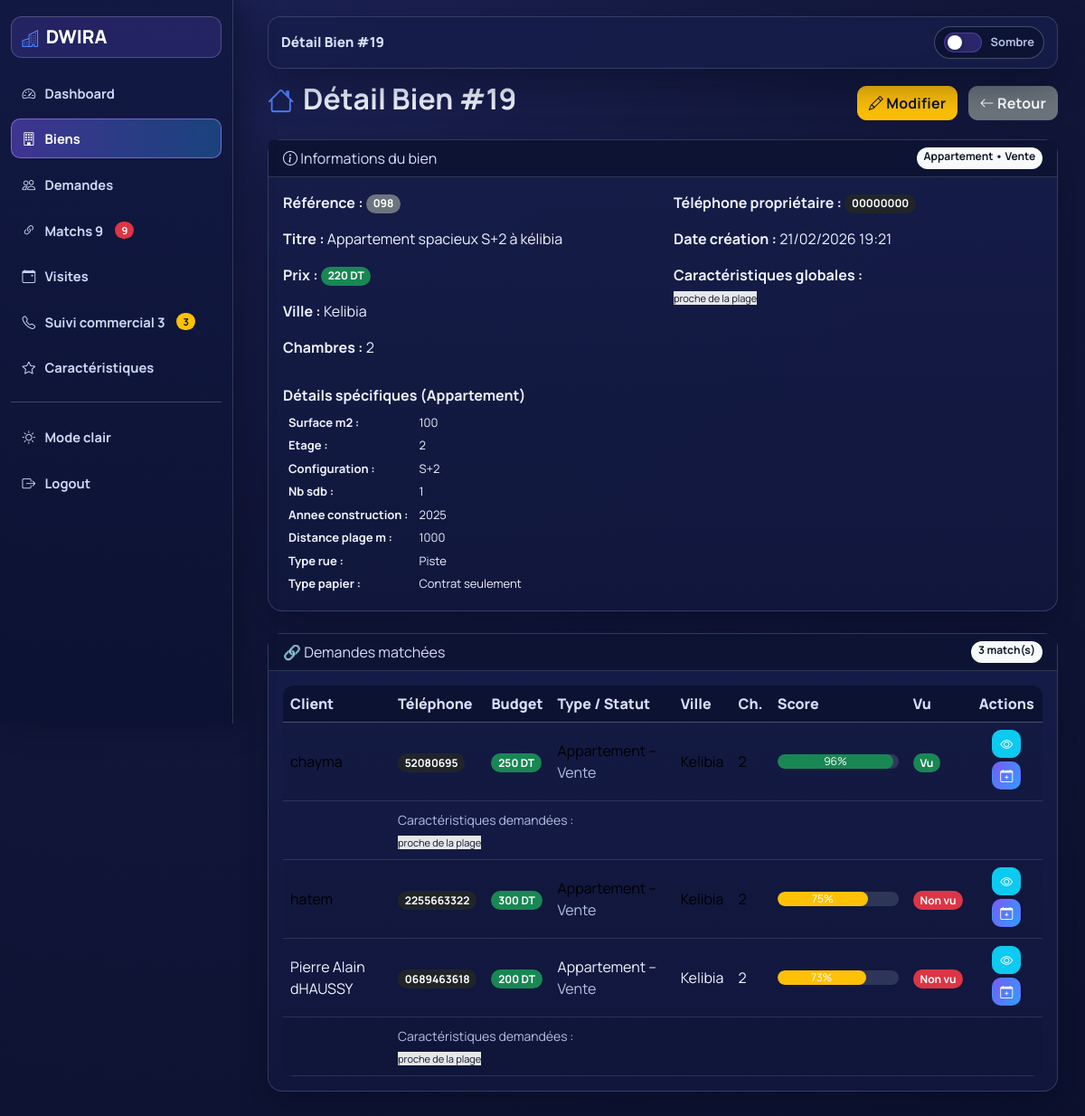
/Dwira/admin/biens/view.php?id=19 (signed in), run on the app's committed database.
### tables this page shows
CREATE TABLE `biens` (
  `id` int(11) NOT NULL,
  `reference` varchar(20) NOT NULL,
  `titre` varchar(255) NOT NULL,
  `telephone_proprietaire` varchar(30) DEFAULT NULL,
  `description` text DEFAULT NULL,
  `prix` decimal(12,2) NOT NULL,
  `type` varchar(50) NOT NULL,
  `statut` varchar(50) NOT NULL,
  `ville` varchar(100) NOT NULL,
  `zone` varchar(100) DEFAULT NULL,
  `chambres` int(11) DEFAULT 0,
  `surface` decimal(8,2) DEFAULT NULL,
  `vue_mer` tinyint(4) DEFAULT 0,
  `parking` tinyint(4) DEFAULT 0,
  `image` varchar(255) DEFAULT NULL,
  `disponible` tinyint(4) DEFAULT 1,
  `created_at` timestamp NOT NULL DEFAULT current_timestamp(),
  `caracteristiques` text DEFAULT NULL,
  `details` text DEFAULT NULL
);

CREATE TABLE `matches` (
  `id` int(11) NOT NULL,
  `bien_id` int(11) NOT NULL,
  `demande_id` int(11) NOT NULL,
  `score` int(11) DEFAULT 0,
  `vu` tinyint(4) DEFAULT 0,
  `statut` varchar(50) DEFAULT 'nouveau',
  `interet_client` tinyint(3) UNSIGNED DEFAULT NULL,
  `decision_client` varchar(50) DEFAULT NULL,
  `commentaire_client` text DEFAULT NULL,
  `prochain_suivi_at` datetime DEFAULT NULL,
  `resultat_final` varchar(50) DEFAULT NULL,
  `created_at` timestamp NOT NULL DEFAULT current_timestamp()
);

CREATE TABLE `clients_demandes` (
  `id` int(11) NOT NULL,
  `nom` varchar(100) NOT NULL,
  `telephone` varchar(30) NOT NULL,
  `budget_max` decimal(12,2) NOT NULL,
  `type_bien` varchar(50) NOT NULL,
  `statut` varchar(50) NOT NULL,
  `ville` varchar(100) NOT NULL,
  `zone` varchar(100) DEFAULT NULL,
  `chambres_min` int(11) DEFAULT 0,
  `caracteristiques` text DEFAULT NULL,
  `details` longtext DEFAULT NULL CHECK (json_valid(`details`)),
  `surface_min` decimal(8,2) DEFAULT NULL,
  `vue_mer` tinyint(4) DEFAULT 0,
  `parking` tinyint(4) DEFAULT 0,
  `active` tinyint(4) DEFAULT 1,
  `created_at` timestamp NOT NULL DEFAULT current_timestamp()
);

### Dwira/admin/biens/view.php (the view, shortened to what this page needs)
<?php
require_once "../../config/db.php";
$id = (int)$_GET['id'];
$stmt = $pdo->prepare("SELECT * FROM biens WHERE id = ?");
$stmt->execute([$id]);
$bien = $stmt->fetch(PDO::FETCH_ASSOC);
$bienCaracs = json_decode($bien['caracteristiques'] ?? "[]", true);
$details = json_decode($bien['details'] ?? "{}", true);
$totalMatchesNonVus = (int)$pdo->query("SELECT COUNT(*) FROM matches WHERE vu = 0")->fetchColumn();
$totalMatchesToFollow = (int)$pdo->query("
    SELECT COUNT(*)
    FROM matches
    WHERE resultat_final IS NULL
      AND prochain_suivi_at <= NOW()
      AND prochain_suivi_at IS NOT NULL
")->fetchColumn();
$stmt = $pdo->prepare("
    SELECT
        m.id AS match_id,
        m.score,
        m.vu,
        m.created_at,
        d.id AS demande_id,
        d.nom,
        d.telephone,
        d.budget_max,
        d.type_bien,
        d.ville,
        d.chambres_min,
        d.statut,
        d.caracteristiques
    FROM matches m
    JOIN clients_demandes d ON m.demande_id = d.id
    WHERE m.bien_id = ?
    ORDER BY m.score DESC, m.created_at DESC
");
$stmt->execute([$id]);
$matches = $stmt->fetchAll(PDO::FETCH_ASSOC);
?>
<!DOCTYPE html>
<html lang="fr">
<head>
    <link href="https://cdn.jsdelivr.net/npm/bootstrap@5.3.2/dist/css/bootstrap.min.css" rel="stylesheet">
    <link href="https://cdn.jsdelivr.net/npm/bootstrap-icons@1.11.1/font/bootstrap-icons.css" rel="stylesheet">
<link rel='stylesheet' href='/Dwira/assets/css/admin-unified.css?v=202602248'>
</head>
<body>
<div class="sidebar">
    <h3>🏠 DWIRA</h3>
    <a href="../dashboard.php"><i class="bi bi-speedometer2"></i> Dashboard</a>
    <a href="list.php"><i class="bi bi-building"></i> Biens</a>
    <a href="../demandes/list.php"><i class="bi bi-person-lines-fill"></i> Demandes</a>
    <a href="../matches/list.php">
        <i class="bi bi-link-45deg"></i> Matchs
        <?php if ($totalMatchesNonVus > 0): ?>
            <span class="badge bg-danger ms-1"><?= $totalMatchesNonVus ?></span>
        <?php endif; ?>
    </a>
    <a href="../visites/list.php"><i class="bi bi-calendar-event"></i> Visites</a>
    <a href="../suivi_commercial/list.php">
        <i class="bi bi-telephone-outbound"></i> Suivi commercial
        <?php if ($totalMatchesToFollow > 0): ?>
            <span class="badge bg-warning text-dark ms-1"><?= $totalMatchesToFollow ?></span>
        <?php endif; ?>
    </a>
    <a href="../caracteristiques/list.php"><i class="bi bi-star"></i> Caractéristiques</a>
    <hr class="text-secondary">
    <a href="../logout.php"><i class="bi bi-door-closed"></i> Logout</a>
</div>
<div class="main">
    <div class="d-flex justify-content-between align-items-center mb-3 flex-wrap">
        <h2 class="fw-bold">🏠 Détail Bien #<?= $bien['id'] ?></h2>
        <div>
            <a href="edit.php?id=<?= $bien['id'] ?>" class="btn btn-warning me-2">
                <i class="bi bi-pencil"></i> Modifier
            </a>
            <a href="list.php" class="btn btn-secondary">
                <i class="bi bi-arrow-left"></i> Retour
            </a>
        </div>
    </div>
    <div class="card mb-4">
        <div class="card-header bg-primary text-white d-flex justify-content-between">
            <span><i class="bi bi-info-circle"></i> Informations du bien</span>
            <span class="badge bg-light text-dark">
                <?= htmlspecialchars($bien['type']) ?> • <?= htmlspecialchars($bien['statut']) ?>
            </span>
        </div>
        <div class="card-body row">
            <div class="col-md-6">
                <p><strong>Référence :</strong>
                    <span class="badge bg-secondary"><?= htmlspecialchars($bien['reference']) ?></span>
                </p>
                <p><strong>Titre :</strong> <?= htmlspecialchars($bien['titre']) ?></p>
                <p><strong>Prix :</strong>
                    <span class="badge bg-success"><?= number_format($bien['prix']) ?> DT</span>
                </p>
                <p><strong>Ville :</strong> <?= htmlspecialchars($bien['ville']) ?></p>
                <p><strong>Chambres :</strong> <?= (int)$bien['chambres'] ?></p>
            </div>
            <div class="col-md-6">
                <p><strong>Téléphone propriétaire :</strong>
                    <span class="badge bg-dark"><?= htmlspecialchars($bien['telephone_proprietaire'] ?? '') ?></span>
                </p>
                <p><strong>Date création :</strong>
                    <?= isset($bien['created_at']) ? date("d/m/Y H:i", strtotime($bien['created_at'])) : '-' ?>
                </p>
                <p><strong>Caractéristiques globales :</strong><br>
                    <?php if(count($bienCaracs)): ?>
                        <?php foreach($bienCaracs as $c): ?>
                            <span class="badge-carac"><?= htmlspecialchars($c) ?></span>
                        <?php endforeach; ?>
                    <?php else: ?>
                        <span class="text-muted">Aucune caractéristique.</span>
                    <?php endif; ?>
                </p>
            </div>
            <?php if(!empty($details)): ?>
                <div class="col-12 mt-3">
                    <h6 class="fw-bold">Détails spécifiques (<?= htmlspecialchars($bien['type']) ?>)</h6>
                    <table class="details-table">
                        <tbody>
                        <?php foreach($details as $k => $v): ?>
                            <tr>
                                <td><strong><?= htmlspecialchars(str_replace('_',' ', ucfirst($k))) ?> :</strong></td>
                                <td><?= htmlspecialchars($v) ?></td>
                            </tr>
                        <?php endforeach; ?>
                        </tbody>
                    </table>
                </div>
            <?php endif; ?>
        </div>
    </div>
    <div class="card" id="matches">
        <div class="card-header bg-dark text-white d-flex justify-content-between">
            <span>🔗 Demandes matchées</span>
            <span class="badge bg-light text-dark"><?= count($matches) ?> match(s)</span>
        </div>
        <div class="card-body">
            <?php if(!count($matches)): ?>
                <div class="alert alert-info">Aucun match pour ce bien pour l’instant.</div>
            <?php else: ?>
            <div class="table-responsive">
                <table class="table align-middle table-striped">
                    <thead class="table-dark">
                        <tr>
                            <th>Client</th>
                            <th>Téléphone</th>
                            <th>Budget</th>
                            <th>Type / Statut</th>
                            <th>Ville</th>
                            <th>Ch.</th>
                            <th>Score</th>
                            <th>Vu</th>
                            <th class="text-center">Actions</th>
                        </tr>
                    </thead>
                    <tbody>
                    <?php foreach($matches as $m): ?>
                        <?php
                            $demCaracs = json_decode($m['caracteristiques'], true);
                        ?>
                        <tr>
                            <td><?= htmlspecialchars($m['nom']) ?></td>
                            <td><span class="badge bg-dark"><?= htmlspecialchars($m['telephone']) ?></span></td>
                            <td>
                                <span class="badge bg-success"><?= number_format($m['budget_max']) ?> DT</span>
                            </td>
                            <td><?= htmlspecialchars($m['type_bien']) ?> – <span class="text-muted"><?= $m['statut'] ?></span></td>
                            <td><?= htmlspecialchars($m['ville']) ?></td>
                            <td><?= (int)$m['chambres_min'] ?></td>
                            <td style="width:150px;">
                                <div class="progress">
                                    <div
                                        class="progress-bar
                                            <?= $m['score'] >= 80 ? 'bg-success' : ($m['score'] >= 60 ? 'bg-warning' : 'bg-danger') ?>"
                                        style="width: <?= $m['score'] ?>%">
                                        <?= $m['score'] ?>%
                                    </div>
                                </div>
                            </td>
                            <td>
                                <?= $m['vu']
                                    ? "<span class='badge bg-success'>Vu</span>"
                                    : "<span class='badge bg-danger'>Non vu</span>" ?>
                            </td>
                            <td class="text-center">
                                <a href="../matches/view.php?id=<?= $m['match_id'] ?>"
                                   class="btn btn-sm btn-info mb-1">
                                    <i class="bi bi-eye"></i>
                                </a>
                                <a href="../visites/add.php?bien_id=<?= $bien['id'] ?>&demande_id=<?= $m['demande_id'] ?>&match_id=<?= $m['match_id'] ?>"
                                   class="btn btn-sm btn-primary mb-1">
                                    <i class="bi bi-calendar-plus"></i>
                                </a>
                            </td>
                        </tr>
                        <?php if(count($demCaracs)): ?>
                            <tr>
                                <td></td>
                                <td colspan="8">
                                    <small class="text-muted">Caractéristiques demandées :</small><br>
                                    <?php foreach($demCaracs as $c): ?>
                                        <span class="badge-carac"><?= htmlspecialchars($c) ?></span>
                                    <?php endforeach; ?>
                                </td>
                            </tr>
                        <?php endif; ?>
                    <?php endforeach; ?>
                    </tbody>
                </table>
            </div>
            <?php endif; ?>
        </div>
    </div>
</div>
</body>
</html>

### Dwira/admin/biens/view.php (style rules this page uses)
body { background:#f1f4f9; font-family:Arial,sans-serif; }
.sidebar { width: 250px; height: 100vh; background:#111827; color:white; padding:20px; position:fixed; top:0; left:0; }
.sidebar h3 { font-size:22px; margin-bottom:25px; }
.sidebar a { display:block; padding:8px 10px; color:#cbd5e1; text-decoration:none; border-radius:6px; margin-bottom:8px; transition:0.25s; }
.main { margin-left:260px; padding:20px 20px 40px; }
.card { border-radius:14px; box-shadow:0 4px 12px rgba(0,0,0,0.06); }
.badge-carac { background:#e5e7eb; color:#111827; font-size:11px; margin-right:4px; }
.details-table td { padding:3px 6px; font-size:13px; }

### data on the page
biens: type "Appartement", statut "Vente", reference "098", titre "Appartement spacieux S+2 à kélibia", prix "220", ville "Kelibia", chambres "2", telephone_proprietaire "00000000", created_at "21/02/2026 19:21", caracteristiques "proche de la plage", details "100", details "2", details "S+2", details "1", details "2025", details "1000", details "Piste", details "Contrat seulement"
matches: demande.nom "chayma", demande.telephone "52080695", demande.budget_max "250", demande.type_bien "Appartement", demande.statut "Vente", demande.ville "Kelibia", demande.chambres_min "2", score "96", vu "Vu", demande.caracteristiques "proche de la plage"
matches: demande.nom "hatem", demande.telephone "2255663322", demande.budget_max "300", demande.type_bien "Appartement", demande.statut "Vente", demande.ville "Kelibia", demande.chambres_min "2", score "75", vu "Non vu"
matches: demande.nom "Pierre Alain dHAUSSY", demande.telephone "0689463618", demande.budget_max "200", demande.type_bien "Appartement", demande.statut "Vente", demande.ville "Kelibia", demande.chambres_min "2", score "73", vu "Non vu", demande.caracteristiques "proche de la plage"

### other printed values
$totalMatchesNonVus "9"
$totalMatchesToFollow "3"
str_replace('_',' ', ucfirst($k)) "Surface m2"
str_replace('_',' ', ucfirst($k)) "Etage"
str_replace('_',' ', ucfirst($k)) "Configuration"
str_replace('_',' ', ucfirst($k)) "Nb sdb"
str_replace('_',' ', ucfirst($k)) "Annee construction"
str_replace('_',' ', ucfirst($k)) "Distance plage m"
str_replace('_',' ', ucfirst($k)) "Type rue"
str_replace('_',' ', ucfirst($k)) "Type papier"
count($matches) "3"
